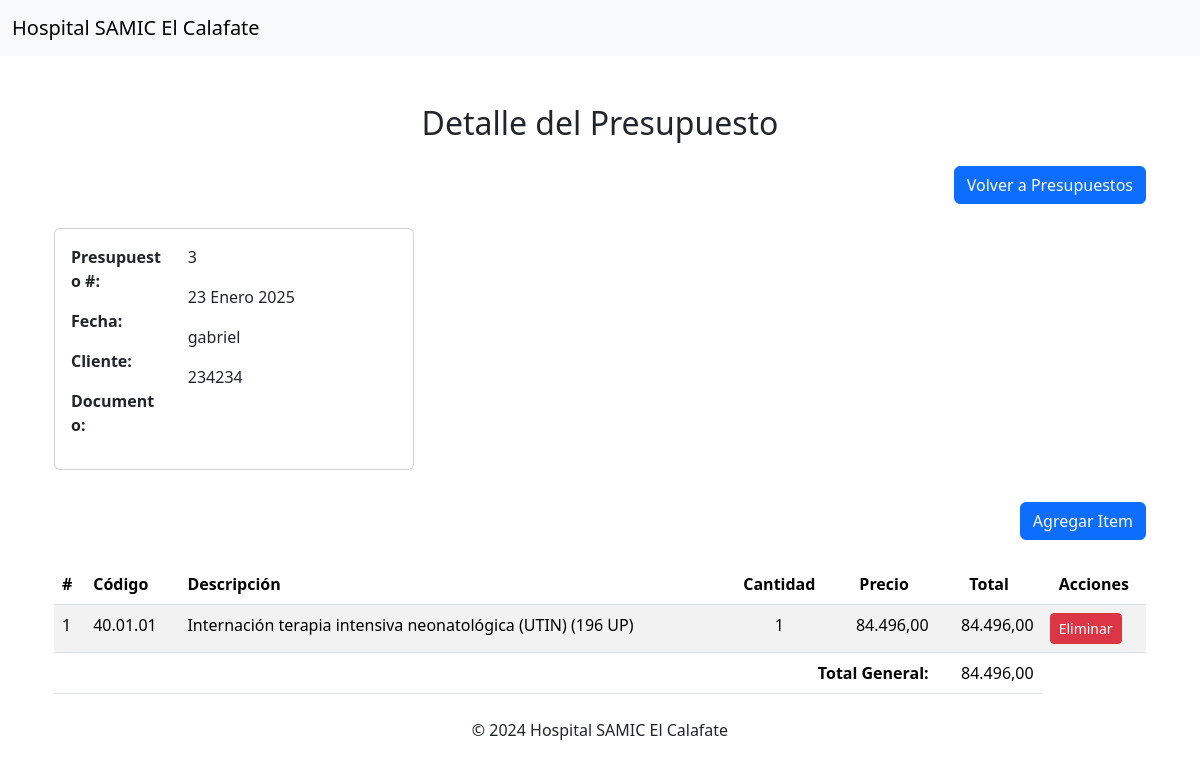
/facturacion/presupuesto/3/detalle/, run on the app's committed database.
### facturacion/models.py (models this page shows, shortened)
class Presupuesto(models.Model):
    numero = models.AutoField(primary_key=True)  # Número único de presupuesto
    cliente = models.CharField(max_length=255)  # Nombre del cliente
    documento = models.CharField(max_length=20)  # Documento del cliente
    fecha = models.DateField(auto_now_add=True)  # Fecha de creación del presupuesto

class DetallePrestacion(models.Model):
    presupuesto = models.ForeignKey(Presupuesto, on_delete=models.CASCADE, related_name='prestaciones')
    prestacion = models.ForeignKey(Prestacion, on_delete=models.CASCADE)
    item = models.ForeignKey(Item, on_delete=models.CASCADE)
    def calcular_total(self):
        if self.item and self.prestacion:
            return self.item.cantidad * self.prestacion.total
        return 0

class Prestacion(models.Model):
    codigo = models.CharField(max_length=50)  # Código de la prestación
    descripcion = models.TextField(max_length=150)  # Descripción de la prestación
    honorarios = models.DecimalField(max_digits=10, decimal_places=2, null=True, blank=True)  # Honorarios
    ayudante = models.DecimalField(max_digits=10, decimal_places=2, null=True, blank=True)  # Ayudante
    gastos = models.DecimalField(max_digits=10, decimal_places=2, null=True, blank=True)  # Gastos
    anestesia = models.DecimalField(max_digits=10, decimal_places=2, null=True, blank=True)  # Anestesia
    total = models.DecimalField(max_digits=10, decimal_places=2, null=True, blank=True)  # Total
    servicio = models.CharField(max_length=50) #Servicio
    practica = models.CharField(max_length=150) #Practica

class Item(models.Model):
    presupuesto = models.ForeignKey(Presupuesto, on_delete=models.CASCADE)
    cantidad = models.PositiveIntegerField(default=0)  # Nueva cantidad

### facturacion/views.py (the view)
# urls.py: path('presupuesto/<int:presupuesto_id>/detalle/', views.detalle_presupuesto, name='detalle_presupuesto'),
def detalle_presupuesto(request, presupuesto_id):
    presupuesto = get_object_or_404(Presupuesto, pk=presupuesto_id)
    detalles = DetallePrestacion.objects.filter(presupuesto=presupuesto).select_related('prestacion', 'item')
    total_general = detalles.aggregate(total=Sum(F('item__cantidad') * F('prestacion__total')))['total'] or 0
    return render(request, 'facturacion/detalle_presupuesto.html', {
        'presupuesto': presupuesto,
        'detalles': detalles,
        'total_general': total_general,
    })

### facturacion/templates/facturacion/detalle_presupuesto.html (shortened to what this page needs)
{% extends 'index.html' %}
{% block content %}
<div class="container mt-5">
    <h2 class="text-center">Detalle del Presupuesto</h2>
    <div class="text-end"><a href="{% url 'detalle_presupuestador' %}" class="btn btn-primary mt-3">Volver a Presupuestos</a></div>
    <br>
    <div class="card mb-3" style="width: 33%; margin-left: 0;">
        <div class="card-body">
          <div class="row">
            <div class="col-4">
              <p><strong>Presupuesto #:</strong></p>
              <p><strong>Fecha:</strong></p>
              <p><strong>Cliente:</strong></p>
              <p><strong>Documento:</strong></p>
            </div>
            <div class="col-8">
              <p>{{ presupuesto.numero }}</p>
              <p>{{ presupuesto.fecha }}</p>
              <p>{{ presupuesto.cliente }}</p>
              <p>{{ presupuesto.documento }}</p>
            </div>
          </div>
        </div>
      </div>
    <div class="text-end"><a href="{% url 'agregar_item' presupuesto.numero %}" class="btn btn-primary mt-3">Agregar Item</a></div>
    <table class="table table-striped mt-4">
        <thead>
            <tr>
                <th>#</th>
                <th class="text-left">Código</th>
                <th class="text-left">Descripción</th>
                <th class="text-center">Cantidad</th>
                <th class="text-center">Precio</th>
                <th class="text-center">Total</th>
                <th class="text-center">Acciones</th>
            </tr>
        </thead>
        <tbody>
            {% for detalle in detalles %}
            <tr>
                <td>{{ forloop.counter }}</td>
                <td>{{ detalle.prestacion.codigo }}</td>
                <td>{{ detalle.prestacion.descripcion }}</td>
                <td class="text-center">{{ detalle.item.cantidad }}</td>
                <td class="text-end">{{ detalle.prestacion.total }}</td>
                <td class="text-end">{{ detalle.calcular_total }}</td>
                <td>
                    <form method="POST" action="{% url 'eliminar_item' presupuesto.numero %}" class="d-inline">
                        <button type="submit" class="btn btn-danger btn-sm">Eliminar</button>
                    </form>
                </td>
            </tr>
            {% endfor %}
        </tbody>
        <tfoot>
            <tr>
                <td colspan="5" class="text-end"><strong>Total General:</strong></td>
                <td class="text-end">{{ total_general|floatformat:2 }}</td>
            </tr>
        </tfoot>
    </table>
</div>
{% endblock %}

### data on the page
Presupuesto: numero "3", fecha "23 Enero 2025", cliente "gabriel", documento "234234"
DetallePrestacion: prestacion.codigo "40.01.01", prestacion.descripcion "Internación terapia intensiva neonatológica (UTIN) (196 UP)", item.cantidad "1", prestacion.total "84.496,00", calcular_total "84.496,00"

### other printed values
{{ total_general|floatformat:2 }} "84.496,00"
